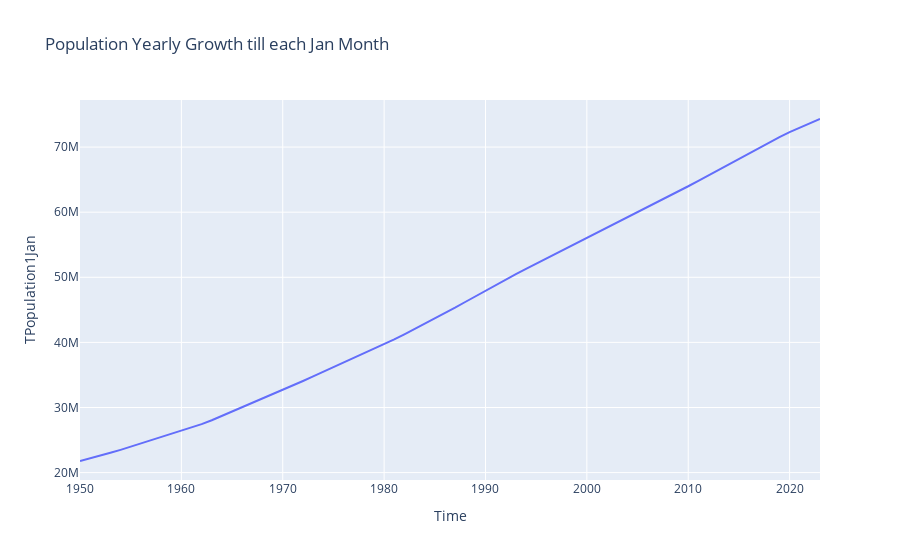

Notebook code cell kept with this figure:
### Markdown cell above
- We can see that `Country/Area` location is in the highest frequency compare with others.

### Code cell
# Total Population Trends Over Time

# Grouping by Time and summing up the total population till january for each year
population_trends_jan = new_data.groupby('Time')['TPopulation1Jan'].sum().reset_index()

#drawing plot based on years
px.line(population_trends_jan, x="Time", y="TPopulation1Jan",title="Population Yearly Growth till each Jan Month")
